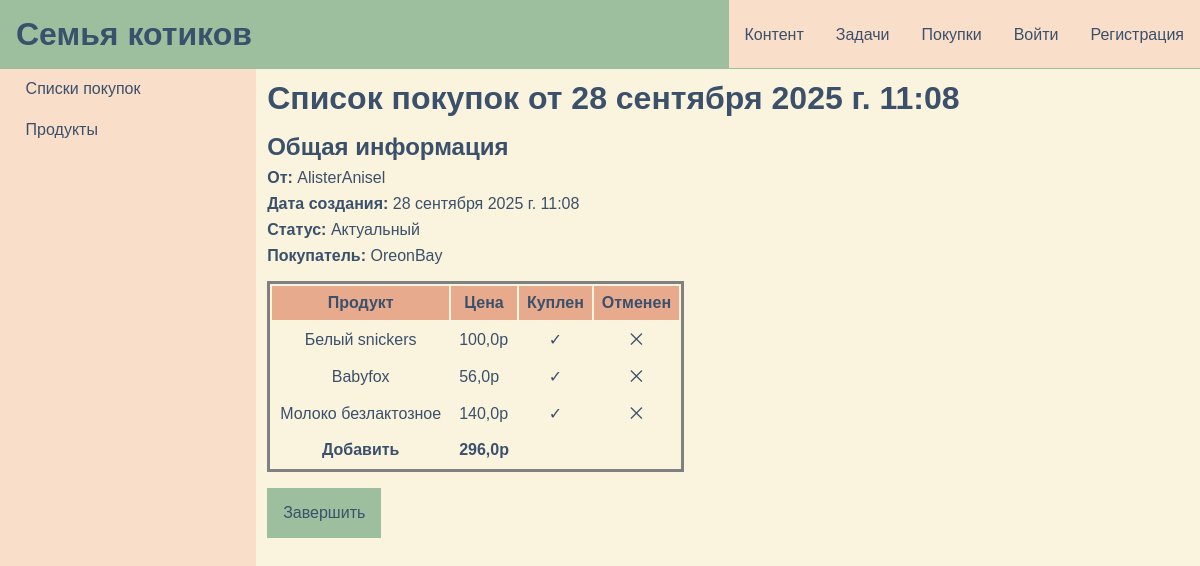
/buyapp/shopping_list/8, run on the app's committed database.
### buyapp/models.py (models this page shows, shortened)
class ShoppingList(models.Model):
    class Status(models.TextChoices):
        ACTUAL = 'actual', 'Актуальный'
        BOUGHT = 'bought', 'Купленный'
        CANCELED = 'canceled', 'Отмененный'
    time_created = models.DateTimeField(auto_now_add=True)
    time_updated = models.DateTimeField(auto_now=True)
    user_from = models.ForeignKey(get_user_model(), on_delete=models.CASCADE, related_name='user_from', verbose_name="От")
    user_to = models.ForeignKey(get_user_model(), on_delete=models.CASCADE, related_name='user_to', null=True, blank=True, verbose_name="Купит")
    status = models.CharField(max_length=100,  choices=Status.choices, default=Status.ACTUAL, verbose_name="Статус")

class CheckCart(models.Model):
    class Status(models.TextChoices):
        ACTUAL = 'actual', 'Актуальный'
        BOUGHT = 'bought', 'Купленный'
        CANCELED = 'canceled', 'Отмененный'
    product = ForeignKey(Product, on_delete=models.PROTECT, verbose_name="Товар")
    list = models.ForeignKey(ShoppingList, on_delete=models.CASCADE, verbose_name="Список", related_name="check_cart_list")
    status = models.CharField(max_length=100, choices=Status.choices, default=Status.ACTUAL, verbose_name="Статус")
    def get_product_sum(self):
        sum = 0
        for obj in self:
            sum += obj.product.price
        return sum

class Product(models.Model):
    name = models.CharField(max_length=100, verbose_name="Название")
    price = models.FloatField(null=True, blank=True, verbose_name="Цена")
    photo = models.ImageField(null=True, blank=True, upload_to="product/", verbose_name="Фото")
    manufacturer = models.CharField(null=True, blank=True, max_length=100, verbose_name="Производитель")
    def get_absolute_url(self):
        return reverse('buyapp:product_detail', kwargs={'pk': self.pk})

### buyapp/views.py (the view)
# urls.py: path('shopping_list/<int:pk>', views.ShoppingListDetailView.as_view(), name='shopping_list_detail'),
class ShoppingListDetailView(DetailView):
    model = ShoppingList
    context_object_name = 'list'
    template_name = 'buyapp/shopping_list_detail.html'
    def get_context_data(self, **kwargs):
        context = super().get_context_data(**kwargs)
        context['title'] = self.object.time_created
        context['cart'] = self.object.check_cart_list.all()
        context['cart_sum'] = CheckCart.get_product_sum(context['cart'])
        return context

### buyapp/templates/buyapp/shopping_list_detail.html (shortened to what this page needs)
{% extends 'buyapp/buyapp_base.html' %}
{% block main_page %}
    <h1>Список покупок от {{list.time_created}}</h1>
    <div class="shopping_list_detail_base_info">
        <h2>Общая информация</h2>
        <p><b>От:</b> {{list.user_from}}</p>
        <p><b>Дата создания:</b> {{list.time_created}}</p>
        <p><b>Статус: </b>{{list.get_status_display}}</p>
        {% if list.user_to %}
        <p><b>Покупатель:</b> {{list.user_to}}</p>
        {% endif %}
    </div>
    <table class="cart_table">
        <thead>
            <tr class="cart_table_head">
                <th>Продукт</th>
                <th>Цена</th>
                <th>Куплен</th>
                <th>Отменен</th>
            </tr>
        </thead>
        <tbody>
        {% for obj in cart %}
        <tr>
            <td><a href="{{obj.product.get_absolute_url}}">{{obj.product.name}}</a></td>
            <td>{{obj.product.price}}р</td>
            {% if obj.status == 'actual' %}
            <td><a href="{% url 'buyapp:buy_cart' list.id obj.id %}">✓</a></td>
            <td><a href="{% url 'buyapp:cancel_cart' list.id obj.id %}">⨉</a></td>
            {% elif obj.status == 'bought' %}
            <td>Да</td>
            <td><a href="{% url 'buyapp:cancel_cart' list.id obj.id %}">⨉</a></td>
            {% else %}
            <td><a href="{% url 'buyapp:buy_cart' list.id obj.id %}">✓</a></td>
            <td>Да</td>
            {% endif %}
        </tr>
        {% endfor %}
        </tbody>
        <tfoot>
            <tr>
                <th><a href="{% url 'buyapp:add_to_cart' list.id %}">Добавить</a></th>
                <th>{{cart_sum}}р</th>
            </tr>
        </tfoot>
    </table>
    <div class="shopping_list_done">
        <a href="{% url 'buyapp:done_list' list.id %}">Завершить</a>
    </div>
{% endblock %}

### content/static/content/css/main.css (style rules this page uses)
:root { --primary: #9DBF9E; --secondary: #D4A5A5; --accent: #F9DEC9; --neutral: #FAF3DD; --text: #3A506B; --warning: #E8AA8C; }
* { margin: 0; padding: 0; font-family: 'Arial', sans-serif; color: var(--text); }
html, body { height: 100%; }
html, body { display: flex; flex-direction: column; }

### content/static/content/css/content.css (style rules this page uses)
:root { --primary: #9DBF9E; --secondary: #D4A5A5; --accent: #F9DEC9; --neutral: #FAF3DD; --text: #3A506B; --warning: #E8AA8C; }

### tasks/static/tasks/css/tasks.css (style rules this page uses)
:root { --primary: #9DBF9E; --secondary: #D4A5A5; --accent: #F9DEC9; --neutral: #FAF3DD; --text: #3A506B; --warning: #E8AA8C; }

### buyapp/static/buyapp/css/buyapp.css (style rules this page uses)
:root { --primary: #9DBF9E; --secondary: #D4A5A5; --accent: #F9DEC9; --neutral: #FAF3DD; --text: #3A506B; --warning: #E8AA8C; }
.shopping_list_detail_base_info { margin-top: 1rem; }
.shopping_list_detail_base_info p { margin-top: 0.5rem; }
.cart_table { margin-top: 1rem; border-style: solid; }
.cart_table_head { background: var(--warning); border-style: solid; }
.cart_table td, th { padding: 0.5rem; }
.cart_table a { display: inline-block; text-decoration: none; text-align: center; width: 100%; height: 100%; }
.shopping_list_done { margin-top: 1rem; }
.shopping_list_done a { display: inline-block; padding: 1rem; text-decoration: none; background: var(--primary); }

### data on the page
ShoppingList: time_created "28 сентября 2025 г. 11:08", user_from "AlisterAnisel", status "Актуальный", user_to "OreonBay"
CheckCart: product.name "Белый snickers", product.price "100,0"
CheckCart: product.name "Babyfox", product.price "56,0"
CheckCart: product.name "Молоко безлактозное", product.price "140,0"

### other printed values
{{ cart_sum }} "296,0"
